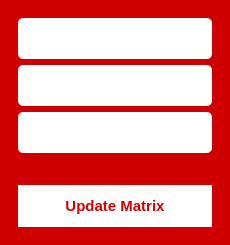
<?xml version="1.0" encoding="UTF-8"?>
<ui version="4.0">
 <class>MainWindow</class>
 <widget class="QMainWindow" name="MainWindow">
  <property name="geometry">
   <rect>
    <x>0</x>
    <y>0</y>
    <width>230</width>
    <height>245</height>
   </rect>
  </property>
  <property name="windowTitle">
   <string>Matrix Input</string>
  </property>
  <property name="styleSheet">
   <string notr="true">background-color: rgb(206, 0, 0);</string>
  </property>
  <widget class="QWidget" name="centralwidget">
   <property name="sizePolicy">
    <sizepolicy hsizetype="Preferred" vsizetype="Preferred">
     <horstretch>0</horstretch>
     <verstretch>0</verstretch>
    </sizepolicy>
   </property>
   <layout class="QVBoxLayout" name="verticalLayout">
    <item>
     <widget class="QFrame" name="frame">
      <property name="sizePolicy">
       <sizepolicy hsizetype="Preferred" vsizetype="Preferred">
        <horstretch>0</horstretch>
        <verstretch>0</verstretch>
       </sizepolicy>
      </property>
      <property name="frameShape">
       <enum>QFrame::NoFrame</enum>
      </property>
      <property name="frameShadow">
       <enum>QFrame::Raised</enum>
      </property>
      <layout class="QGridLayout" name="gridLayout">
       <property name="sizeConstraint">
        <enum>QLayout::SetDefaultConstraint</enum>
       </property>
       <item row="6" column="0" colspan="4">
        <widget class="QPushButton" name="updateB">
         <property name="sizePolicy">
          <sizepolicy hsizetype="Expanding" vsizetype="Fixed">
           <horstretch>0</horstretch>
           <verstretch>0</verstretch>
          </sizepolicy>
         </property>
         <property name="cursor">
          <cursorShape>PointingHandCursor</cursorShape>
         </property>
         <property name="styleSheet">
          <string notr="true">
QPushButton {
    background-color: rgb(255, 255, 255);
    border-radius: 25px;
    color: rgb(214, 0, 0);
    font-size: 15px;
    padding: 12px;
    font-family: &quot;SF Pro Display&quot;;
    font-weight: bold;
}
QPushButton:hover {
    background-color: rgb(235, 235, 235);
}
QPushButton:pressed {
    background-color: rgb(200, 200, 200);
}
          </string>
         </property>
         <property name="text">
          <string>Update Matrix</string>
         </property>
        </widget>
       </item>
       <item row="5" column="0" colspan="4">
        <spacer name="verticalSpacer">
         <property name="orientation">
          <enum>Qt::Vertical</enum>
         </property>
         <property name="sizeHint" stdset="0">
          <size>
           <width>20</width>
           <height>20</height>
          </size>
         </property>
        </spacer>
       </item>
       <item row="4" column="0" colspan="4">
        <widget class="QLineEdit" name="b31">
         <property name="sizePolicy">
          <sizepolicy hsizetype="MinimumExpanding" vsizetype="Fixed">
           <horstretch>0</horstretch>
           <verstretch>0</verstretch>
          </sizepolicy>
         </property>
         <property name="styleSheet">
          <string notr="true">background-color: white; color: rgb(143, 0, 0); border-radius: 5px; padding: 10px; font-size: 16px; font-family: &quot;SF Pro Display&quot;; font-weight: bold;</string>
         </property>
         <property name="alignment">
          <set>Qt::AlignCenter</set>
         </property>
        </widget>
       </item>
       <item row="1" column="0" colspan="4">
        <widget class="QLineEdit" name="b21">
         <property name="sizePolicy">
          <sizepolicy hsizetype="MinimumExpanding" vsizetype="Fixed">
           <horstretch>0</horstretch>
           <verstretch>0</verstretch>
          </sizepolicy>
         </property>
         <property name="styleSheet">
          <string notr="true">background-color: white; color: rgb(143, 0, 0); border-radius: 5px; padding: 10px; font-size: 16px; font-family: &quot;SF Pro Display&quot;; font-weight: bold;</string>
         </property>
         <property name="alignment">
          <set>Qt::AlignCenter</set>
         </property>
        </widget>
       </item>
       <item row="0" column="0" colspan="4">
        <widget class="QLineEdit" name="b11">
         <property name="sizePolicy">
          <sizepolicy hsizetype="MinimumExpanding" vsizetype="Fixed">
           <horstretch>0</horstretch>
           <verstretch>0</verstretch>
          </sizepolicy>
         </property>
         <property name="styleSheet">
          <string notr="true">background-color: white; color: rgb(143, 0, 0); border-radius: 5px; padding: 10px; font-size: 16px; font-family: &quot;SF Pro Display&quot;; font-weight: bold;</string>
         </property>
         <property name="alignment">
          <set>Qt::AlignCenter</set>
         </property>
        </widget>
       </item>
      </layout>
     </widget>
    </item>
   </layout>
  </widget>
 </widget>
 <resources/>
 <connections/>
</ui>
